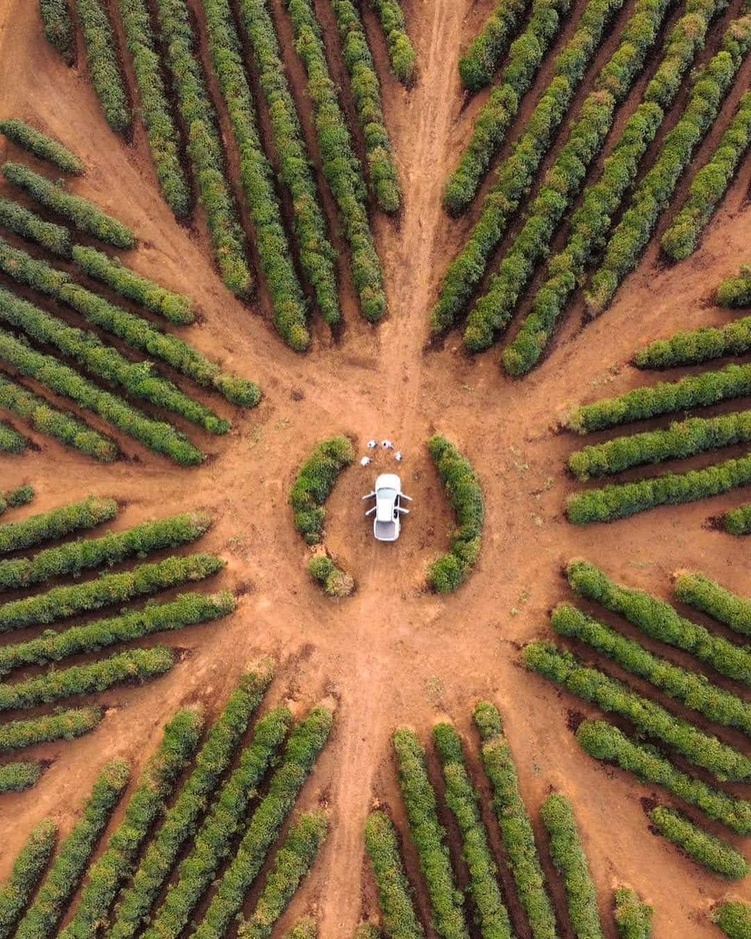
#> input picture Semana 5/starcrop.jpeg, 751 x 939 px, shrunk from 1080 x 1351 before the run
$ python 5ta_semana.py
#> lines starting #> are read from the running program, lines starting #| are printed output that depends on the picture
import cv2 as cv
import numpy as np
from sklearn.cluster import KMeans

def kmeans_sklearns(img,clusters):
    image2 = img.reshape((-1,3))

    kmeans = KMeans(n_clusters=clusters)
    kmeans.fit(image2)

    centroids = kmeans.cluster_centers_
    labels = kmeans.labels_

    segmented_img = centroids[labels].reshape(img.shape)
    return(segmented_img)

def Opencv(img,clusters):
    img2 = img.reshape((-1, 3)).astype(np.float32)

    c = (cv.TERM_CRITERIA_EPS + cv.TERM_CRITERIA_MAX_ITER, 100, 0.2)
    _, labels, centroids = cv.kmeans(img2, clusters, None, c, 10, cv.KMEANS_RANDOM_CENTERS)

    centroids = np.uint8(centroids)
    segmented_img = centroids[labels.flatten()]
    segmented_img = segmented_img.reshape(img.shape)
    return(segmented_img)


image = cv.imread("starcrop.jpeg")
#> image is the input picture: shape (939, 751, 3); mean B, G, R 63.8, 100.5, 128

sk = kmeans_sklearns(image,2)
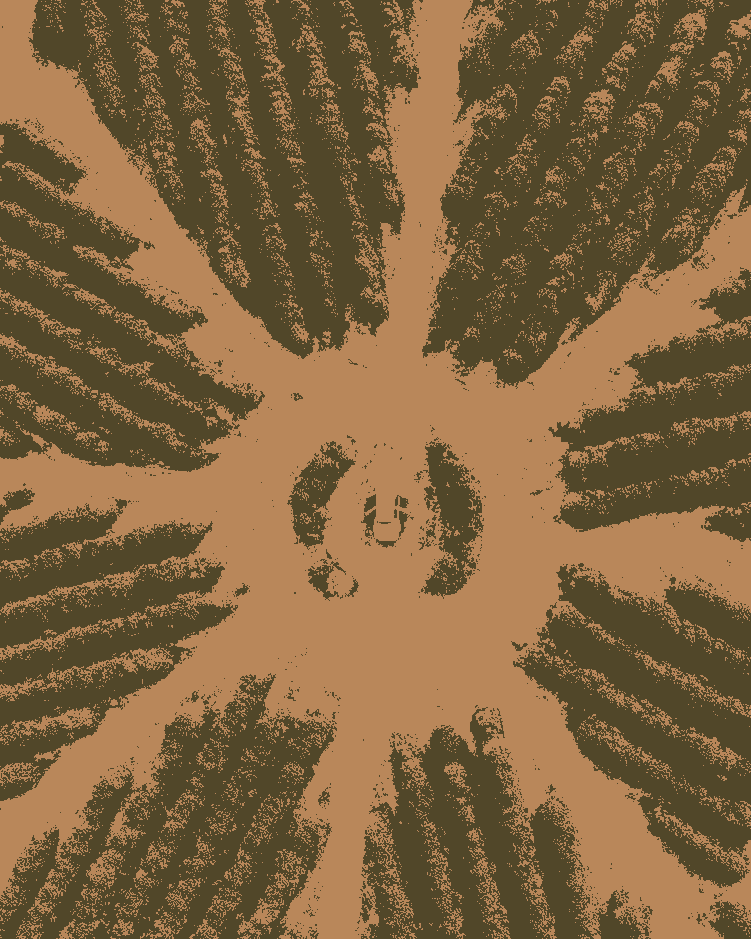
#> sk: shape (939, 751, 3) float64; mean B, G, R 63.9, 100.5, 128.1
cv.imwrite('segmentacion_sk.jpg',sk)

ocv =  Opencv(image,2)
#> in Opencv, `_, labels, centroids = cv.kmeans(img2, clusters, None, c, 10, cv.KMEAN..`: centroids = [[41.73, 71.61, 81.52], [90.86, 135.8, 184.9]]
#> in Opencv, `centroids = np.uint8(centroids)`: centroids = [[41, 71, 81], [90, 135, 184]]
cv.imwrite('segmentacion_cv.jpg',ocv)

#Las diferencias no parecen ser muchas, ahora con una imagen algo más compleja

pandarojo = cv.imread("pandarojo.jpg")
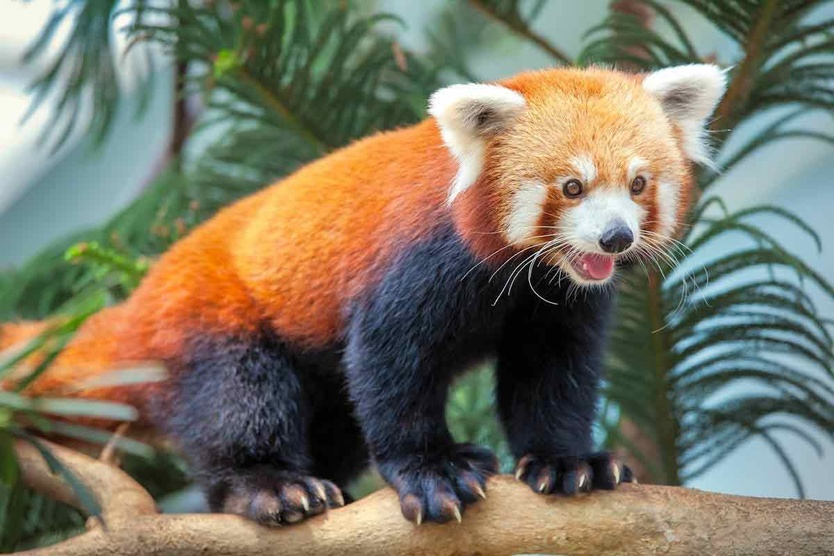
#> input picture Semana 5/pandarojo.jpg, 834 x 556 px, shrunk from 1200 x 800 before the run
#> pandarojo is the input picture: shape (556, 834, 3); mean B, G, R 100.7, 118, 122.3
cv.imwrite('pandarojo_segmentado_sk.jpg',kmeans_sklearns(pandarojo,5))
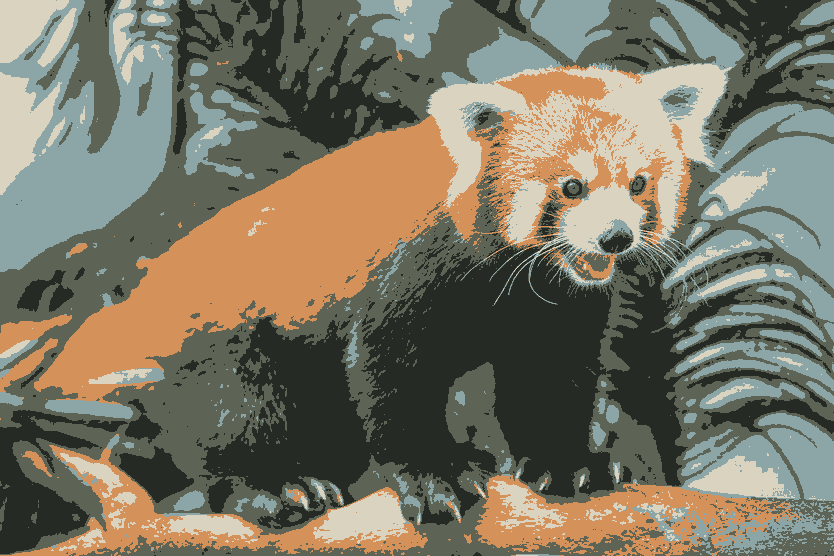
#> saved as pandarojo_segmentado_sk.jpg: shape (556, 834, 3); mean B, G, R 100.7, 117.6, 122.2
cv.imwrite('pandarojo_segmetado_opencv.jpg',Opencv(pandarojo,5))
#> call 2 of Opencv, with clusters = 5
#> in Opencv (call 2), `_, labels, centroids = cv.kmeans(img2, clusters, None, c, 10, cv.KMEAN..`: centroids = [[83.71, 145.7, 223.7], [134.7, 143.4, 130.4], [75.59, 91.63, 84.93], [190.1, 199.4, 192.9], [33.04, 37.01, 33.39]]
#> in Opencv (call 2), `centroids = np.uint8(centroids)`: centroids = [[83, 145, 223], [134, 143, 130], [75, 91, 84], [190, 199, 192], [33, 37, 33]]
#> in Opencv (call 2), `segmented_img = segmented_img.reshape(img.shape)`:
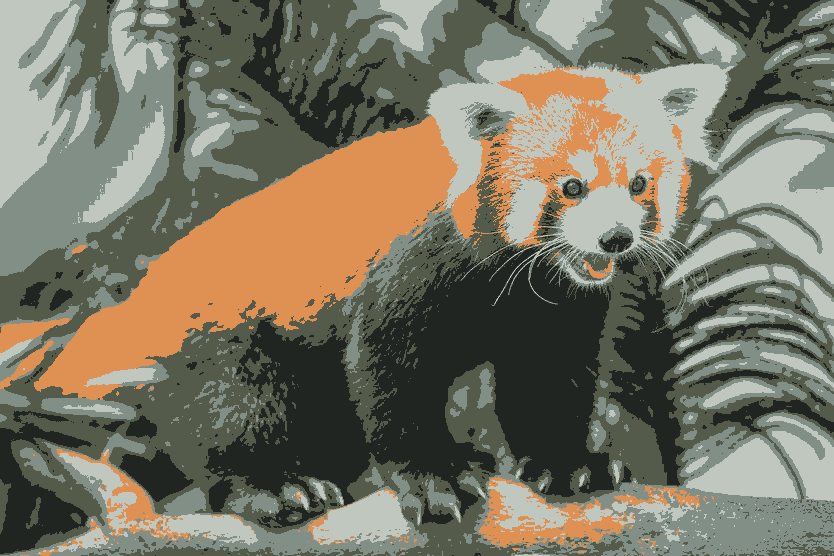
#> segmented_img: shape (556, 834, 3); mean B, G, R 100.3, 117.6, 121.6

#No hay mucha diferencia
